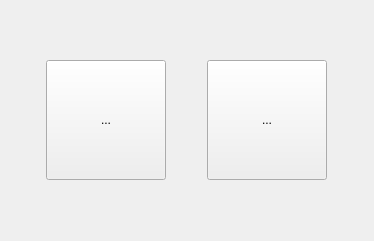
<?xml version="1.0" encoding="UTF-8"?>
<ui version="4.0">
 <class>MainWidget</class>
 <widget class="QWidget" name="MainWidget">
  <property name="geometry">
   <rect>
    <x>0</x>
    <y>0</y>
    <width>374</width>
    <height>241</height>
   </rect>
  </property>
  <property name="windowTitle">
   <string>MainWidget</string>
  </property>
  <layout class="QHBoxLayout" name="horizontalLayout">
   <item>
    <widget class="QToolButton" name="attend">
     <property name="minimumSize">
      <size>
       <width>120</width>
       <height>120</height>
      </size>
     </property>
     <property name="maximumSize">
      <size>
       <width>120</width>
       <height>120</height>
      </size>
     </property>
     <property name="text">
      <string>...</string>
     </property>
     <property name="icon">
      <iconset resource="qrc.qrc">
       <normaloff>:/img/face.png</normaloff>:/img/face.png</iconset>
     </property>
     <property name="iconSize">
      <size>
       <width>120</width>
       <height>120</height>
      </size>
     </property>
    </widget>
   </item>
   <item>
    <widget class="QToolButton" name="toolButton_2">
     <property name="maximumSize">
      <size>
       <width>120</width>
       <height>120</height>
      </size>
     </property>
     <property name="text">
      <string>...</string>
     </property>
     <property name="icon">
      <iconset resource="qrc.qrc">
       <normaloff>:/img/setting.png</normaloff>:/img/setting.png</iconset>
     </property>
     <property name="iconSize">
      <size>
       <width>120</width>
       <height>120</height>
      </size>
     </property>
    </widget>
   </item>
  </layout>
 </widget>
 <resources>
  <include location="qrc.qrc"/>
 </resources>
 <connections/>
</ui>
